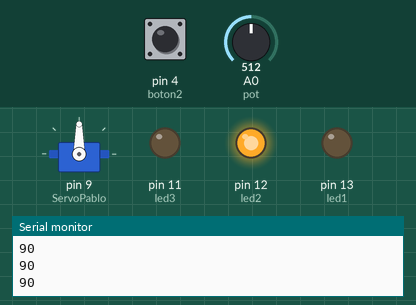
The sketch below on a simulated Arduino Uno, built with avr-gcc and run on an emulated ATmega328P. Shown: servo, output pins drawn as LEDs (lit = HIGH), the last lines printed to the serial monitor. The inputs (shaded band) are chosen by the test bench; at power-on: A0 (pot) = 512, pin 4 (boton2) LOW.

Above: at 1.2 s.
1.3 s: A0 (pot) set to 716
At 2.5 s:
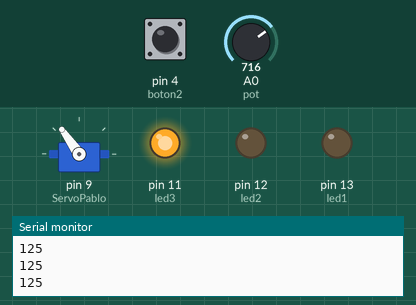
2.8 s: A0 (pot) set to 900
At 3.7 s:
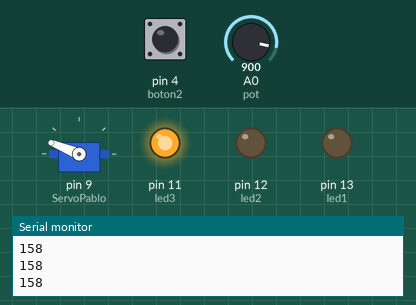
4.3 s: A0 (pot) set to 1023
At 5.3 s:
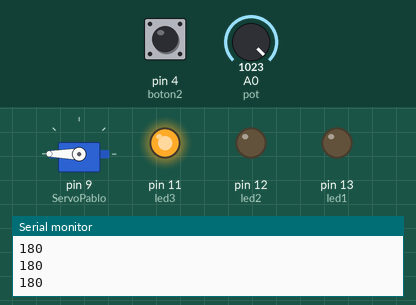
5.8 s: A0 (pot) set to 306
At 6.2 s:
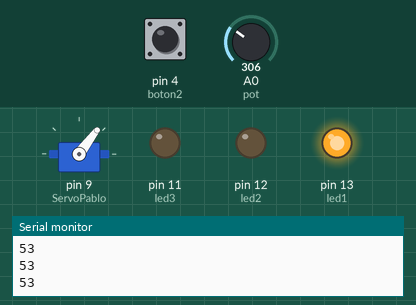
7.3 s: A0 (pot) set to 171
At 8.2 s:
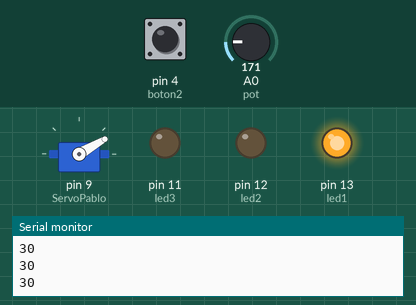
8.8 s: A0 (pot) set to 110
At 9.6 s:
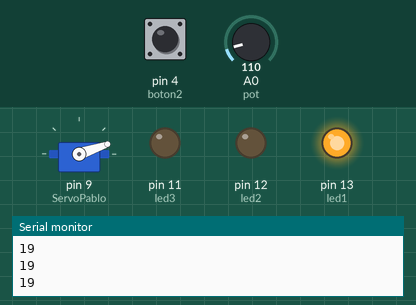
Timing chart, 0 to 11.3 s (numbered marks = the images above; inputs shaded):
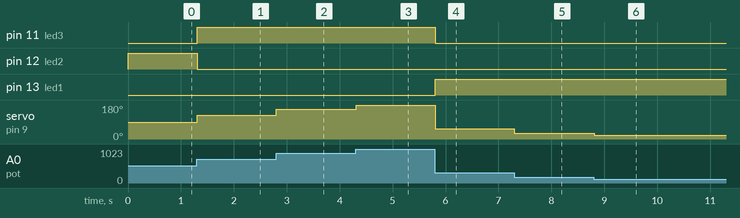

Measured:
- after the input at 1.3 s, pin 11 (led3): LOW → HIGH at once; pin 12 (led2): HIGH → LOW at once; servo on pin 9 (ServoPablo): 90° → 125° at once
- after the input at 2.8 s, servo on pin 9 (ServoPablo): 125° → 158° at once
- after the input at 4.3 s, servo on pin 9 (ServoPablo): 158° → 180° at once
- after the input at 5.8 s, pin 11 (led3): HIGH → LOW at once; pin 13 (led1): LOW → HIGH at once; servo on pin 9 (ServoPablo): 180° → 53° at once
- after the input at 7.3 s, servo on pin 9 (ServoPablo): 53° → 30° at once
- after the input at 8.8 s, servo on pin 9 (ServoPablo): 30° → 19° at once

The sketch:

cositas_Guays_servo.ino
```cpp
#include <Servo.h>

Servo ServoPablo; //Declaramos que queremos controlar un Servo, al cual le vamos a poner un nombre cualquiera

int pot = 0; //El pin análogo donde va conectado el Potenciómetro
int val; //El valor a leer por el puerto análogo
int led1 = 13;
int led2 = 12;
int led3 = 11;
int boton1 = 2; //Encender
int boton2 = 4; //Apagar</code>
int boton3 = 7; //Encender
int servoval1=90;
void setup()
{
ServoPablo.attach(9); //El pin al cual conectaremos nuestro Servo
   Serial.begin(9600);
pinMode(led1, OUTPUT);
pinMode(led2, OUTPUT);
pinMode(led3, OUTPUT);
pinMode(boton1, INPUT);
pinMode(boton2, INPUT);
pinMode(boton3, INPUT);
}

void loop()
{
val = analogRead(pot); //Aquí le decimos que lea el valor del potenciómetro, valor el cual oscila entre 0 y 1023
val = map(val, 0 ,1023, 0, 180); //Traduce la lectura análga (0, 1023) a grados (0°, 180°)
 //Mueve el Servo según la lectura análoga

if(digitalRead(boton2)==HIGH){
    //Si el boton de seleccion "Servo1" esta presionado
    if(digitalRead(boton1)==HIGH && digitalRead(boton3)==LOW){
      //Si al mismo tiempo está presionado el boton de direccion "Izquierda"
      val = val-60;
    }
    else if(digitalRead(boton1)==LOW && digitalRead(boton3)==HIGH){
      //Si al mismo tiempo está presionado el boton de direccion "Derecha"
      val = val+60;
    }
  }
  if(val > 0 && val < 60){
    digitalWrite(led1, HIGH);
    digitalWrite(led2, LOW);
    digitalWrite(led3, LOW);
}
if(val > 60 && val < 120){
    digitalWrite(led1, LOW);
    digitalWrite(led2, HIGH);
    digitalWrite(led3, LOW);
}
if(val > 120 && val < 181){
    digitalWrite(led1, LOW);
    digitalWrite(led2, LOW);
    digitalWrite(led3, HIGH);
}
 ServoPablo.write(val);
   Serial.println(val);
delay(15);

}
```
